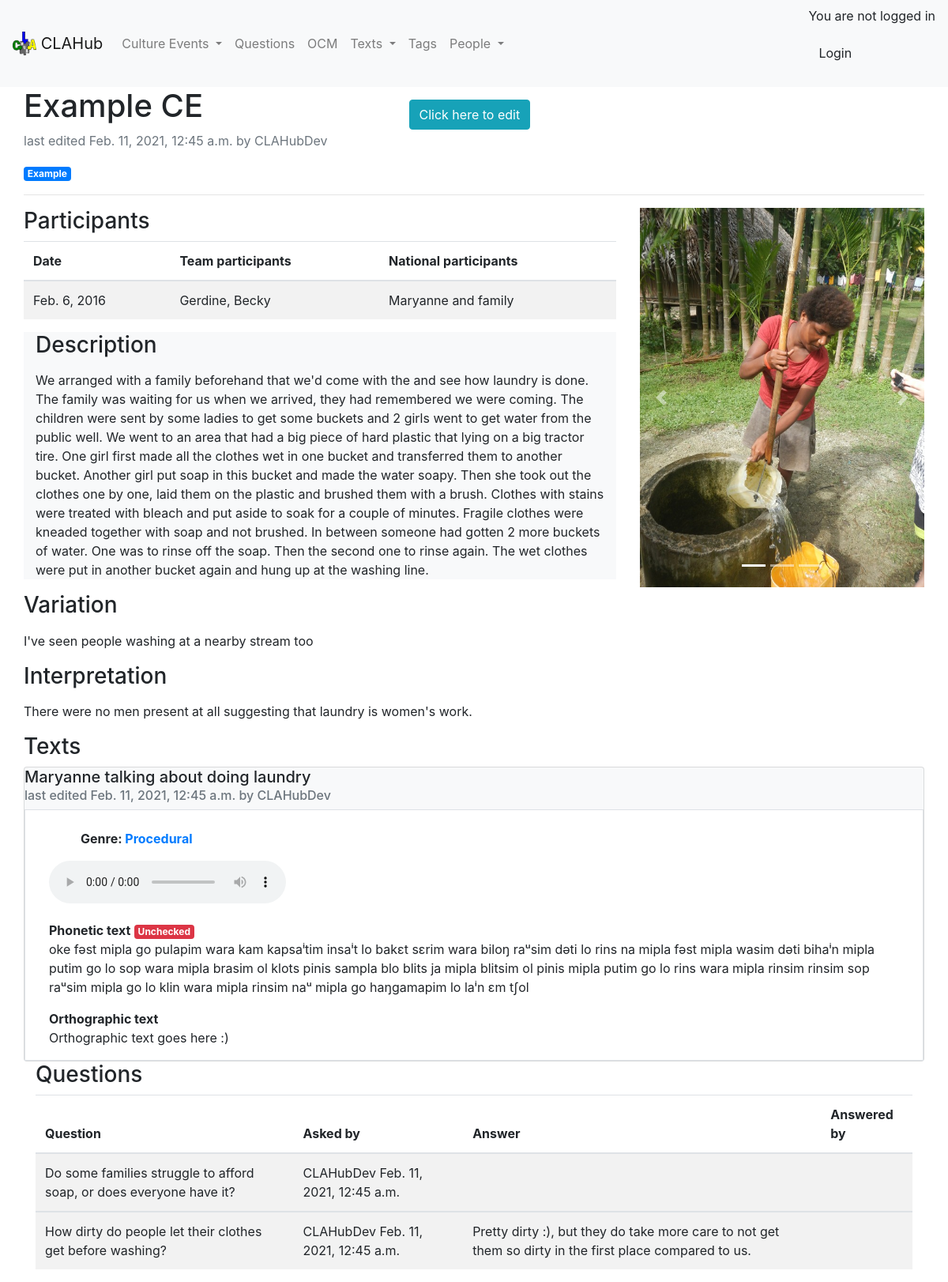
Page /CE/1 on the committed database.
### CE/models.py (models this page shows, shortened)
class CultureEvent(models.Model):
    title = models.CharField(max_length=60, blank=False, unique=True)
    date_created = models.DateTimeField(auto_now_add=True)
    last_modified = models.DateTimeField(auto_now=True)
    last_modified_by = models.CharField(max_length=20)
    description = models.TextField(blank=True)
    description_plain_text = models.TextField(blank=True)
    differences = models.TextField(blank=True)
    interpretation = models.TextField(blank=True)
    slug = models.SlugField(unique=True)  # set in save function, form doesn't need to validate it
    tags = TaggableManager()
    def save(self, *args, **kwargs):
        self.check_unique_title()
        self.description = bleach.clean(self.description_plain_text)
        if CE.settings.auto_cross_reference:
            self.auto_cross_ref()
        else:
            self.find_tag()
        self.slug = slugify(self.title)
        super().save(*args, **kwargs)

class Visit(models.Model):
    ce = models.ForeignKey('CultureEvent', on_delete=models.CASCADE)
    team_present = models.CharField(blank=True, max_length=60)
    nationals_present = models.CharField(blank=True, max_length=60)
    date = models.DateField(blank=True, null=True)

class Picture(models.Model):
    ce = models.ForeignKey('CultureEvent', on_delete=models.CASCADE)
    picture = models.ImageField(upload_to=picture_folder, blank=True)

class Text(models.Model):
    genres = [('1', 'Narrative'),
              ('2', 'Hortatory'),
              ('3', 'Procedural'),
              ('4', 'Expository'),
              ('5', 'Descriptive')]
    standard = [('1', 'Unchecked'),
                ('2', 'Double checked by author'),
                ('3', 'Checked by team mate'),
                ('4', 'Approved by whole team'),
                ('5', 'Valid for linguistic analysis')]
    ce = models.ForeignKey('CultureEvent', on_delete=models.PROTECT)
    text_title = models.CharField(max_length=50, blank=True)
    audio = models.FileField(upload_to=audio_folder, blank=True)
    phonetic_text = models.TextField(blank=True)
    phonetic_standard = models.CharField(choices=standard,
                                         max_length=30,
                                         default='1',
                                         blank=True)
    orthographic_text = models.TextField(blank=True)
    discourse_type = models.CharField(choices=genres,
                                      max_length=15,
                                      blank=True)
    date_created = models.DateTimeField(auto_now_add=True)
    last_modified = models.DateTimeField(auto_now=True)
    last_modified_by = models.CharField(max_length=20, blank=True)
    speaker_plain_text = models.CharField(max_length=50, blank=True)
    speaker = models.CharField(max_length=80, blank=True)

class Question(models.Model):
    def __init__(self, *args, **kwargs):
        super(Question, self).__init__(*args, **kwargs)
        self.original_answer = self.answer
    ce = models.ForeignKey('CultureEvent', on_delete=models.CASCADE)
    question = models.CharField(max_length=200)
    answer = models.CharField(max_length=200,
                              blank=True)
    date_created = models.DateTimeField(auto_now_add=True)
    asked_by = models.CharField(max_length=30)
    last_modified = models.DateTimeField(auto_now=True)
    last_modified_by = models.CharField(max_length=20)
    answered_by = models.CharField(max_length=20)

### CE/views.py (the view)
# urls.py: path('<int:pk>', views.view, name='view'),
@CE.utilities.conditional_login
def view(request, pk):
    ce = get_object_or_404(CultureEvent, pk=pk)
    texts = Text.objects.filter(ce=pk)
    pictures = Picture.objects.filter(ce=pk)
    visits = Visit.objects.filter(ce=ce)
    questions = Question.objects.filter(ce=ce)
    tags = ce.tags.all()
    ce.description = markdown.markdown(ce.description)  # don't need to clean it since model handles that
    ce.interpretation = markdown.markdown(bleach.clean(ce.interpretation))
    ce.differences = markdown.markdown(bleach.clean(ce.differences))
    context = {
        'CE': ce,
        'Texts': texts,
        'Pics': pictures,
        'Visits': visits,
        'Questions': questions,
        'Tags': tags,
        'title': ce.title
    }
    return render(request, 'CE/view_CE.html', context)

### CE/templates/CE/view_CE.html (shortened to what this page needs)
{% extends 'base.html' %}
{% block page_content %}
<div class="container-fluid">
    <div class="row">
        <div class="col-5">
            <h1 id="title">{{ CE.title }}</h1>
            <p class="text-muted">last edited {{CE.last_modified}} by {{CE.last_modified_by}}</p>
        </div>
        <div class="col-2">
            <a href="{% url 'CE:edit' CE.pk %}" class="btn btn-info">Click here to edit</a>
        </div>
    </div>
    {% for tag in Tags %}
    {% if tag.slug %}
    <a href ="{% url 'CE:view_tag' tag.slug %}" class="{% cycle 'badge badge-primary' 'badge badge-success' 'badge badge-warning' 'badge badge-secondary' 'badge badge-info' 'badge badge-danger' %}">{{tag}}</a>
    {% endif %}
    {% endfor %}
    <hr>
</div>
<div class="container-fluid">
    <div class="row">
        {% if Pics %}
        <div class="col-sm-8">
        {% else %}
        <div class = col-sm-12>
        {% endif %}
            {% if Visits %}
            {% include 'CE/partial/visits_table.html' %}
            {% endif %}
            {% autoescape off %}
            <div class="container-fluid bg-light">
                <h3>Description</h3>
                {% if not CE.description %}
                <p>No description, why don't you add something?</p>
                {% else %}
                <p>{{ CE.description }}</p>
                {% endif %}
            </div>
            {% if CE.differences %}
            <h3>Variation</h3>
            <p> {{ CE.differences }}</p>
            {% endif %}
            {% if CE.interpretation %}
            <h3>Interpretation</h3>
            <p> {{ CE.interpretation }}</p>
            {% endif %}
            {% endautoescape %}
        </div>
        <div class="col-sm-4">
            {% if Pics %}
            {% include 'CE/partial/bootstrap_carousel.html' %}
            {% endif %}
        </div>
    </div>
    {% if Texts %}
    <h3>Texts</h3>
    {% for text in Texts %}
    <div class="card bg-light">
        <h5>{{text.text_title}} </h5>
        <h6 class="card-subtitle mb-2 text-muted">last edited {{text.last_modified}} by {{text.last_modified_by}}</h6>
        {% include 'CE/partial/text_detail.html' %}
    </div>
    {% endfor %}
    {% endif %}
    <div class="container-fluid">
        {% if Questions %}
        <h3>Questions</h3>
        <table class="table table-striped">
            <thead>
            <tr>
                <th scope="col">Question</th>
                <th scope="col">Asked by</th>
                <th scope="col">Answer</th>
                <th scope="col">Answered by</th>
            </tr>
            </thead>
            <tbody>
            {% for q in Questions %}
            <td>{{q.question}}</td>
            <td>{{q.asked_by}} <on></on> {{q.date_created}}</td>
            <td>{{q.answer}}</td>
            <td>{{q.answered_by}}</td>
            </tbody>
            {% endfor %}
        </table>
        {% endif %}
    </div>
    </div>
</div>
{% endblock %}

### CLAHub/templates/base.html (shortened to what this page needs)
<!doctype html>
<html lang="en">
  <head>
    {% load static %}
      <link rel="stylesheet" href="{% static 'bootstrap-4.3.1-dist/css/bootstrap.min.css' %}" type="text/css">
      <link rel="stylesheet" href="{% static 'bootstrap-4.3.1-dist/css/tagsinput.css' %}" type="text/css">
  </head>
  <body>
<nav class="navbar navbar-expand-lg navbar-light bg-light">
  <a class="navbar-brand" href="{% url 'home' %}">
    <img src="{% static 'logo/CLAHub_logo_Large.png' %}" width="30" height="30" class="d-inline-block align-top" alt="">
    CLAHub
  </a>
  <div class="collapse navbar-collapse" id="navbarNavAltMarkup">
    <div class="navbar-nav">
      <li class="nav-item dropdown">
        <a class="nav-link dropdown-toggle" href="{% url 'CE:home_page' %}" id="CEnavbarDropdown" role="button" data-toggle="dropdown" aria-haspopup="true" aria-expanded="false">
          Culture Events
        </a>
      </li>
      <a class="nav-item nav-link" href="{% url 'CE:questions_chron' %}">Questions </a>
      <a class="nav-item nav-link" href="{% url 'CE:OCM_home' %}">OCM </a>
       <li class="nav-item dropdown">
        <a class="nav-link dropdown-toggle" href="{% url 'CE:texts_home' %}" id="textDropdown" role="button" data-toggle="dropdown" aria-haspopup="true" aria-expanded="false">
          Texts
        </a>
      </li>
      <a class="nav-item nav-link" href="{% url 'CE:list_tags' %}">Tags </a>
        <li class="nav-item dropdown">
        <a class="nav-link dropdown-toggle" href="{% url 'people:home' %}" id="peopleDropdown" role="button" data-toggle="dropdown" aria-haspopup="true" aria-expanded="false">
          People
        </a>
      </li>
    </div>
      <div class="navbar-item ml-md-auto">
      {% if user.is_authenticated %}
        <p id="login-status">Logged in as <strong>{{ user.username }}</strong></p>
        <a href="{% url 'admin:index' %}" class="btn btn-light">Admin</a>
        <a href="{% url 'logout' %}" class="btn btn-light" >Logout</a>
      </div>
      {% else %}
      <p id="login-status">You are not logged in</p>
      <p>
      <a href="{% url 'login' %}" class="btn btn-light" >Login</a>
        </p>
      {% endif %}
    </div>
</nav>
  <div class="container-fluid">
  {% block page_content %}{% endblock %}
  </body>
</html>

### CE/templates/CE/partial/visits_table.html
<h3>Participants</h3>
<table class="table table-striped">
    <thead>
        <tr>
            <th scope="col">Date</th>
            <th scope="col">Team participants</th>
            <th scope="col">National participants</th>
        </tr>
    </thead>
    <tbody>
        {% for occasion in Visits %}
        <tr>
            <td>{{occasion.date}}</td>
            <td>{{occasion.team_present}}</td>
            <td>{{occasion.nationals_present}}</td>
        </tr>
        {% endfor %}
    </tbody>
</table>

### CE/templates/CE/partial/bootstrap_carousel.html (shortened to what this page needs)
{% load static %}
<div id="CE_pictures" class="carousel slide" data-ride="carousel">
  <ol class="carousel-indicators">
    <li data-target="#CE_pictures" data-slide-to="0" class="active"></li>
    <li data-target="#CE_pictures" data-slide-to="1"></li>
    <li data-target="#CE_pictures" data-slide-to="2"></li>
  </ol>
  <div class="carousel-inner">
    {% for picture in Pics %}
    {% if forloop.first %}
    <div class="carousel-item active">
      <img src="{{picture.picture.url}}" class="d-block w-100" alt="...">
    </div>
    {% else %}
    <div class="carousel-item">
      <img src="{{picture.picture.url}}" class="d-block w-100" alt="...">
    </div>
    {% endif %}
    {% endfor %}
  </div>
  <a class="carousel-control-prev" href="#CE_pictures" role="button" data-slide="prev">
    <span class="carousel-control-prev-icon" aria-hidden="true"></span>
  </a>
  <a class="carousel-control-next" href="#CE_pictures" role="button" data-slide="next">
    <span class="carousel-control-next-icon" aria-hidden="true"></span>
  </a>
</div>

### CE/templates/CE/partial/text_detail.html (shortened to what this page needs)
<div class="container-fluid border bg-white">
    <div class="container-fluid">
        <br>
        {% if text.discourse_type %}
            <ul><strong>
            Genre: <a href="{% url 'CE:text_genre' text.discourse_type %}">{{text.get_discourse_type_display}}</a>
        </strong></ul>
        {% endif %}
        {% if text.audio %}
        <audio controls> <source src="{{text.audio.url}}"></audio>
        {% endif %}
        {% if text.phonetic_text %}
        <strong>Phonetic text</strong>
        {% if text.phonetic_standard == '1' %}
        <span class="badge badge-danger">Unchecked</span>
        {% endif %}
        <p> {{ text.phonetic_text }}</p>
        {% endif %}
        {% if text.orthographic_text %}
        <strong>Orthographic text</strong>
        <p> {{ text.orthographic_text }}</p>
        {% endif %}
    </div>
</div>

### rows in the picture
CultureEvent: title "Example CE", last_modified "Feb. 11, 2021, 12:45 a.m.", last_modified_by "CLAHubDev", description "We arranged with a family beforehand that we'd come with the and see how laundry is done. The family was waiting for us when we arrived, they had remembered we were coming. The children were sent by some ladies to get some buckets and 2 girls went to get water from the public well. We went to an area that had a big piece of hard plastic that lying on a big tractor tire. One girl first made all the clothes wet in one bucket and transferred them to another bucket. Another girl put soap in this bucket and made the water soapy. Then she took out the clothes one by one, laid them on the plastic and brushed them with a brush. Clothes with stains were treated with bleach and put aside to soak for…", differences "I've seen people washing at a nearby stream too", interpretation "There were no men present at all suggesting that laundry is women's work."
Tag: name "Example"
Visit: date "Feb. 6, 2016", team_present "Gerdine, Becky", nationals_present "Maryanne and family"
Picture: picture (picture)
Text: text_title "Maryanne talking about doing laundry", last_modified "Feb. 11, 2021, 12:45 a.m.", last_modified_by "CLAHubDev", discourse_type "Procedural", phonetic_standard "Unchecked", phonetic_text "oke fəst mipla ɡo pulapim wara kam kapsaⁱtim insaⁱt lo bakɛt sɛrim wara biloŋ raᵘsim dəti lo rins na mipla fəst mipla wasim dəti bihaⁱn mipla putim ɡo lo sop wara mipla brasim ol klots pinis sampla blo blits ja mipla blitsim ol pinis mipla putim go lo rins wara mipla rinsim rinsim sop raᵘsim mipla ɡo lo klin wara mipla rinsim naᵘ mipla ɡo haŋgamapim lo laⁱn ɛm tʃol", orthographic_text "Orthographic text goes here :)"
Question: question "Do some families struggle to afford soap, or does everyone have it?", asked_by "CLAHubDev", date_created "Feb. 11, 2021, 12:45 a.m."
Question: question "How dirty do people let their clothes get before washing?", asked_by "CLAHubDev", date_created "Feb. 11, 2021, 12:45 a.m.", answer "Pretty dirty :), but they do take more care to not get them so dirty in the first place compared to us."
